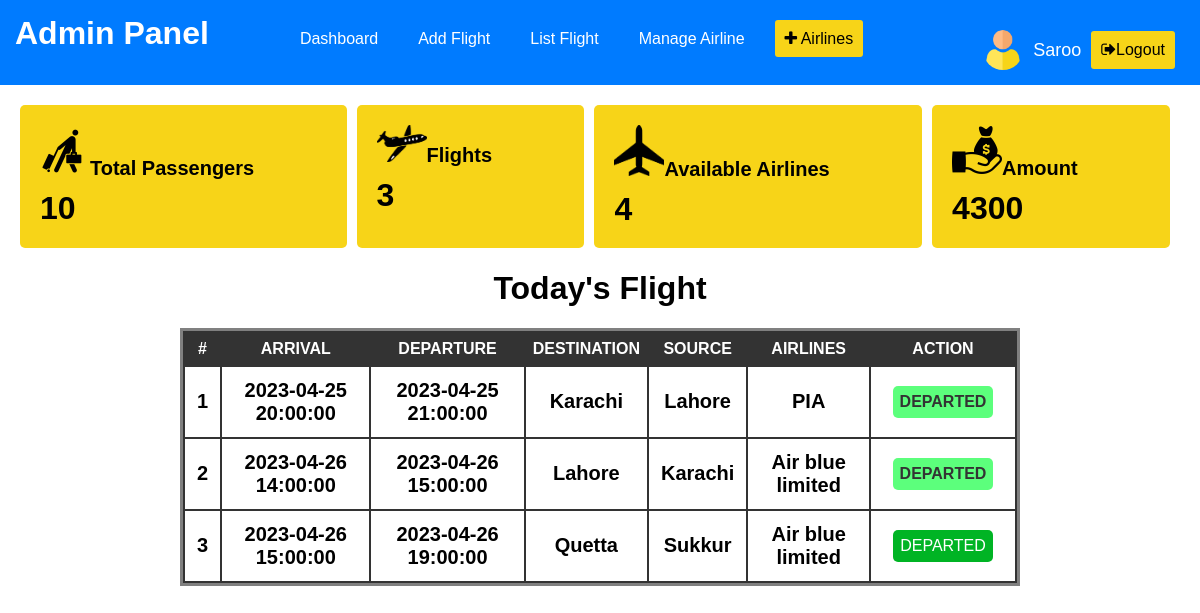
The page /admin/dashboard.php (signed in) on the database its author committed.
### tables this page shows
CREATE TABLE `addflighttbl` (
  `flight_id` int(11) NOT NULL,
  `departureDate` datetime NOT NULL,
  `arrivalDate` datetime NOT NULL,
  `Origin` varchar(50) NOT NULL,
  `Destination` varchar(50) NOT NULL,
  `seats` int(11) NOT NULL,
  `Price` int(11) NOT NULL,
  `airlineName` varchar(50) NOT NULL,
  `status` varchar(11) NOT NULL
);

### admin/dashboard.php (the view, shortened to what this page needs)
<?php
include('../view/connection.php');
$sql = "select * from addflightTbl";
$Result = mysqli_query($con, $sql);
$countPassangerSql = "SELECT COUNT(username) AS c FROM userTbl";
$countPassangerResult = mysqli_query($con, $countPassangerSql);
$countFlightSql = "SELECT COUNT(flight_id) AS fid FROM addflightTbl";
$countFlightResult = mysqli_query($con, $countFlightSql);
$countAirlineSql = "SELECT COUNT(id) AS aid FROM airlineTbl";
$countAirlineResult = mysqli_query($con, $countAirlineSql);
$sumAmountSql = "SELECT SUM(price) AS amm FROM passangertbl";
$sumAmountResult = mysqli_query($con, $sumAmountSql);
?>
<!DOCTYPE html>
<html>
<head>
    <link rel="stylesheet" href="css/dashboard.css">
</head>
<body>
    <?php
    include('headerNav.php');
    if (isset($_SESSION['adminId']) || isset($_SESSION['adminlogin'])) {
    ?>
        <div class="box-container">
            <div class="box">
                <div class="box-label">
                    <img src="imgs/1.png" alt="Passenger Icon">Total Passengers
                </div>
                <div class="box-value"><?php while ($row = mysqli_fetch_assoc($countPassangerResult)){ echo $row['c'];}?></div>
            </div>
            <div class="box">
                <div class="box-label">
                    <img src="imgs/2.png" alt="Flight Icon">Flights
                </div>
                <div class="box-value"><?php while ($row = mysqli_fetch_assoc($countFlightResult)){ echo $row['fid'];}?></div>
            </div>
            <div class="box">
                <div class="box-label">
                    <img src="imgs/3.png" alt="Airline Icon">Available Airlines
                </div>
                <div class="box-value"><?php while ($row = mysqli_fetch_assoc($countAirlineResult)){ echo $row['aid'];}?></div>
            </div>
            <div class="box">
                <div class="box-label">
                    <img src="imgs/4.png" alt="Airline Icon">Amount
                </div>
                <div class="box-value"><?php while ($row = mysqli_fetch_assoc($sumAmountResult)){ echo $row['amm'];}?></div></div>
            </div>
        <div id="main-content">
            <table cellpadding="7px">
                <thead>
                    <h1 align="center">Today's Flight</h1>
                    <th>#</th>
                    <th>Arrival</th>
                    <th>Departure</th>
                    <th>Destination</th>
                    <th>Source</th>
                    <th>Airlines</th>
                    <th>Action</th>
                </thead>
                <tbody>
                    <?php while ($row = mysqli_fetch_assoc($Result)) { ?>
                        <tr>
                            <td><?php echo $row['flight_id'] ?></td>
                            <td><?php echo $row['departureDate'] ?></td>
                            <td><?php echo $row['arrivalDate'] ?></td>
                            <td><?php echo $row['Origin'] ?></td>
                            <td><?php echo $row['Destination'] ?></td>
                            <td><?php echo $row['airlineName'] ?></td>
                            <td>
                                <form action="action/departed.php" method="POST">
                                    <button type="submit" <?php if ($row['status'] == "Departed") {
                                        echo 'style="pointer-events: none; font-weight: bold; background-color: #5cff7c; color: #333;"';
                                        } ?>>DEPARTED</button>
                                </form>
                            </td>
                        </tr>
                    <?php
                    }
                    ?>
                </tbody>
            </table>
        </div>
    <?php
    } else {
        echo '<h1>Please Login to Continue</h1>';
    }
    ?>
</body>
</html>

### admin/headerNav.php (shortened to what this page needs)
<link rel="stylesheet" href="https://maxcdn.bootstrapcdn.com/font-awesome/4.7.0/css/font-awesome.min.css">
<header>
	<h1>Admin Panel</h1>
	<nav>
		<ul>
			<?php
			if (isset($_SESSION['adminId']) || isset($_SESSION['adminlogin'])) {
				echo '
			<li><a href="dashboard.php">Dashboard</a></li>
			<li><a href="addFlight.php">Add Flight</a></li>
			<li><a href="listFlight.php">List Flight</a></li>
			<li><a href="manageAirline.php">Manage Airline</a></li>
			<li><a href="addAirline.php" class="sign-button"><i class="fa fa-plus"></i> Airlines</a></li>
			<li>
				<div class="user-profile">
					<img src="user.png" alt="User Avatar" class="user-avatar">
					<span class="user-name"> ' . $_SESSION['adminId'] . ' </span>
					<a href="adminLogout.php" class="sign-button"><i class="fa fa-sign-out"></i>Logout</a>
				</div>
			</li>';
			} else {
				echo '<a href="adminlogin.php" class="sign-button"><i class="fa fa-sign-in"></i>Login</a>';
			}
			?>
		</ul>
	</nav>
</header>

### admin/css/dashboard.css (style rules this page uses)
.box-container { display: flex; margin: 20px; }
.box { background-color: #f7d418; padding: 20px; border-radius: 5px; margin-right: 10px; flex-grow: 1; }
.box-label { font-weight: bold; font-size: 20px; margin-bottom: 10px; }
.box-label img { width: 50px; }
.box-value { font-size: 2em; font-weight: bold; }
#main-content table { width: 70%; margin: 0 auto; background-color: #333; border-style: solid; text-align: center !important; }
#main-content table th { color: #fff; background-color: #333; text-transform: uppercase; }
#main-content table th:last-child { width: 130px; }
#main-content table td { background-color: #fff; font-size: 20px; font-weight: bold; padding: 0.75rem; }
#main-content table td button { font-size: 16px; text-transform: uppercase; padding: 7px; color: #fff; background-color: #00b424; cursor: pointer; text-decoration: none; border: none; border-radius: 5px; transition: 0.2s; }

### admin/headerNav.php (style rules this page uses)
body { margin: 0; font-family: Arial, sans-serif; }
header { background-color: #007bff; color: #fff; display: flex; justify-content: space-between; align-items: center; padding: 15px; align-items: baseline; }
header h1 { margin: 0; }
nav ul { list-style: none; margin: 0; padding: 0; display: flex; }
nav li { margin: 0 10px; position: relative; }
nav a { color: #fff; text-decoration: none; padding: 10px; transition: 0.2s; }
.sign-button { background-color: #f7d418; font-size: 16px; color: #000; border-radius: 3px; padding: 10px; transition: 0.2s; }
.user-profile { display: flex; align-items: center; margin-left: 100px; }
.user-avatar { width: 40px; height: 40px; border-radius: 50%; margin-right: 10px; }
.user-name { font-size: 18px; color: #fff; margin-right: 10px; cursor: pointer; }

### rows shown on the page
addflighttbl: flight_id "1", departureDate "2023-04-25 20:00:00", arrivalDate "2023-04-25 21:00:00", Origin "Karachi", Destination "Lahore", airlineName "PIA"
addflighttbl: flight_id "2", departureDate "2023-04-26 14:00:00", arrivalDate "2023-04-26 15:00:00", Origin "Lahore", Destination "Karachi", airlineName "Air blue limited"
addflighttbl: flight_id "3", departureDate "2023-04-26 15:00:00", arrivalDate "2023-04-26 19:00:00", Origin "Quetta", Destination "Sukkur", airlineName "Air blue limited"

### other values the page prints
$_SESSION['adminId'] "Saroo"
$row['c'] "10"
$row['fid'] "3"
$row['aid'] "4"
$row['amm'] "4300"
